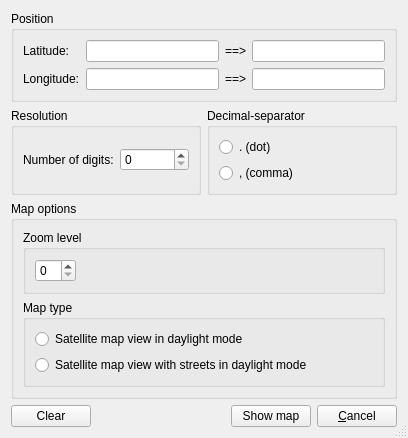
<?xml version="1.0" encoding="UTF-8"?>
<ui version="4.0">
 <class>LatLongDialog</class>
 <widget class="QDialog" name="LatLongDialog">
  <property name="geometry">
   <rect>
    <x>0</x>
    <y>0</y>
    <width>408</width>
    <height>436</height>
   </rect>
  </property>
  <property name="windowTitle">
   <string>Convert positions dialog</string>
  </property>
  <property name="sizeGripEnabled">
   <bool>true</bool>
  </property>
  <layout class="QGridLayout" name="gridLayout_7">
   <item row="0" column="0" colspan="2">
    <widget class="QGroupBox" name="groupBox">
     <property name="title">
      <string>Position</string>
     </property>
     <layout class="QGridLayout" name="gridLayout">
      <item row="0" column="0">
       <widget class="QLabel" name="label_1">
        <property name="text">
         <string>Latitude:</string>
        </property>
       </widget>
      </item>
      <item row="0" column="1">
       <widget class="QLineEdit" name="Latitude_lineEdit">
        <property name="maximumSize">
         <size>
          <width>16777215</width>
          <height>16777215</height>
         </size>
        </property>
       </widget>
      </item>
      <item row="0" column="2">
       <widget class="QLabel" name="label">
        <property name="text">
         <string>==&gt;</string>
        </property>
       </widget>
      </item>
      <item row="0" column="3">
       <widget class="QLineEdit" name="LatitudeResult_lineEdit">
        <property name="maximumSize">
         <size>
          <width>16777215</width>
          <height>16777215</height>
         </size>
        </property>
        <property name="readOnly">
         <bool>true</bool>
        </property>
       </widget>
      </item>
      <item row="1" column="0">
       <widget class="QLabel" name="label_2">
        <property name="text">
         <string>Longitude:</string>
        </property>
       </widget>
      </item>
      <item row="1" column="1">
       <widget class="QLineEdit" name="Longitude_lineEdit">
        <property name="maximumSize">
         <size>
          <width>16777215</width>
          <height>16777215</height>
         </size>
        </property>
       </widget>
      </item>
      <item row="1" column="2">
       <widget class="QLabel" name="label_4">
        <property name="text">
         <string>==&gt;</string>
        </property>
       </widget>
      </item>
      <item row="1" column="3">
       <widget class="QLineEdit" name="LongitudeResult_lineEdit">
        <property name="maximumSize">
         <size>
          <width>16777215</width>
          <height>16777215</height>
         </size>
        </property>
        <property name="readOnly">
         <bool>true</bool>
        </property>
       </widget>
      </item>
     </layout>
    </widget>
   </item>
   <item row="1" column="0">
    <widget class="QGroupBox" name="groupBox_3">
     <property name="title">
      <string>Resolution</string>
     </property>
     <layout class="QGridLayout" name="gridLayout_4">
      <item row="0" column="0">
       <widget class="QLabel" name="label_3">
        <property name="text">
         <string>Number of digits:</string>
        </property>
       </widget>
      </item>
      <item row="0" column="1">
       <widget class="QSpinBox" name="NumOfDigits_spinBox">
        <property name="maximum">
         <number>10</number>
        </property>
       </widget>
      </item>
     </layout>
    </widget>
   </item>
   <item row="1" column="1">
    <widget class="QGroupBox" name="groupBox_4">
     <property name="title">
      <string>Decimal-separator</string>
     </property>
     <layout class="QGridLayout" name="gridLayout_2">
      <item row="0" column="0">
       <widget class="QRadioButton" name="Dot_radioButton">
        <property name="text">
         <string>. (dot)</string>
        </property>
       </widget>
      </item>
      <item row="1" column="0">
       <widget class="QRadioButton" name="Comma_radioButton">
        <property name="text">
         <string>, (comma)</string>
        </property>
       </widget>
      </item>
     </layout>
    </widget>
   </item>
   <item row="2" column="0" colspan="2">
    <widget class="QGroupBox" name="groupBox_2">
     <property name="title">
      <string>Map options</string>
     </property>
     <layout class="QGridLayout" name="gridLayout_6">
      <item row="0" column="0">
       <widget class="QGroupBox" name="groupBox_6">
        <property name="title">
         <string>Zoom level</string>
        </property>
        <layout class="QGridLayout" name="gridLayout_5">
         <item row="0" column="0">
          <widget class="QSpinBox" name="ZoomLevel_spinBox"/>
         </item>
         <item row="0" column="1">
          <spacer name="horizontalSpacer">
           <property name="orientation">
            <enum>Qt::Horizontal</enum>
           </property>
           <property name="sizeHint" stdset="0">
            <size>
             <width>288</width>
             <height>20</height>
            </size>
           </property>
          </spacer>
         </item>
        </layout>
       </widget>
      </item>
      <item row="1" column="0">
       <widget class="QGroupBox" name="groupBox_5">
        <property name="title">
         <string>Map type</string>
        </property>
        <layout class="QGridLayout" name="gridLayout_3">
         <item row="0" column="0">
          <widget class="QRadioButton" name="MapType_1_radioButton">
           <property name="text">
            <string>Satellite map view in daylight mode</string>
           </property>
          </widget>
         </item>
         <item row="1" column="0">
          <widget class="QRadioButton" name="MapType_3_radioButton">
           <property name="text">
            <string>Satellite map view with streets in daylight mode</string>
           </property>
          </widget>
         </item>
        </layout>
       </widget>
      </item>
     </layout>
    </widget>
   </item>
   <item row="3" column="0" colspan="2">
    <layout class="QHBoxLayout" name="horizontalLayout">
     <item>
      <widget class="QPushButton" name="ClearAll_pushButton">
       <property name="text">
        <string>Clear</string>
       </property>
       <property name="autoDefault">
        <bool>false</bool>
       </property>
      </widget>
     </item>
     <item>
      <spacer name="horizontalSpacer_2">
       <property name="orientation">
        <enum>Qt::Horizontal</enum>
       </property>
       <property name="sizeHint" stdset="0">
        <size>
         <width>40</width>
         <height>20</height>
        </size>
       </property>
      </spacer>
     </item>
     <item>
      <widget class="QPushButton" name="ShowMap_pushButton">
       <property name="text">
        <string>Show map</string>
       </property>
       <property name="autoDefault">
        <bool>false</bool>
       </property>
       <property name="default">
        <bool>false</bool>
       </property>
      </widget>
     </item>
     <item>
      <widget class="QPushButton" name="Cancel_pushButton">
       <property name="text">
        <string>&amp;Cancel</string>
       </property>
       <property name="autoDefault">
        <bool>false</bool>
       </property>
      </widget>
     </item>
    </layout>
   </item>
  </layout>
 </widget>
 <tabstops>
  <tabstop>Latitude_lineEdit</tabstop>
  <tabstop>Longitude_lineEdit</tabstop>
  <tabstop>LatitudeResult_lineEdit</tabstop>
  <tabstop>LongitudeResult_lineEdit</tabstop>
  <tabstop>NumOfDigits_spinBox</tabstop>
  <tabstop>Dot_radioButton</tabstop>
  <tabstop>Comma_radioButton</tabstop>
  <tabstop>ZoomLevel_spinBox</tabstop>
  <tabstop>MapType_1_radioButton</tabstop>
  <tabstop>MapType_3_radioButton</tabstop>
  <tabstop>ClearAll_pushButton</tabstop>
  <tabstop>ShowMap_pushButton</tabstop>
  <tabstop>Cancel_pushButton</tabstop>
 </tabstops>
 <resources/>
 <connections/>
</ui>
